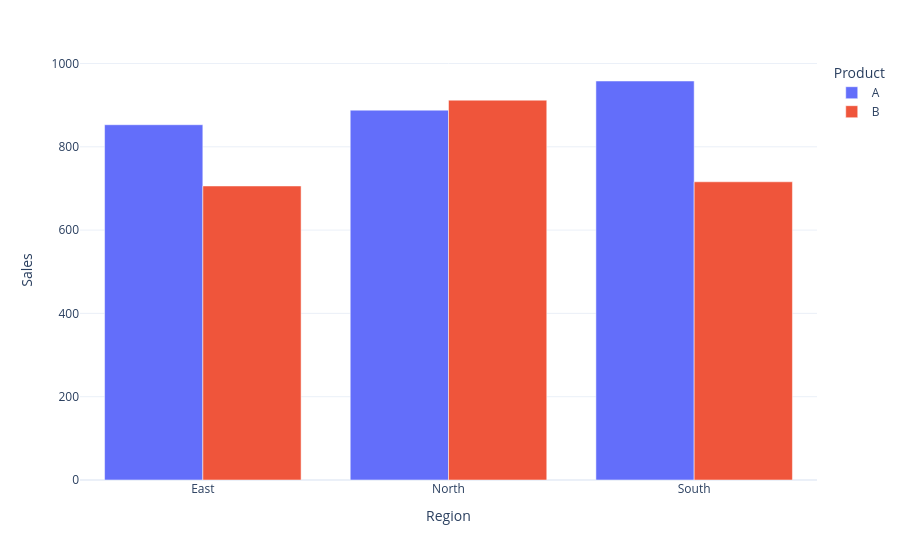

The cell this chart's notebook holds for it:
### Code cell
fig = px.bar(
    data_frame = region_product_sales,
    x="region",
    y="sales",
    color="product",
    orientation = 'v',
    barmode="group",
)

fig.update_layout(
    xaxis_title="Region",
    yaxis_title="Sales",
    legend_title="Product"
)

fig.show()

### Figure 1 — Plotly figure (JSON) as saved in the notebook; plotly's stock layout.template omitted (floating-point values rounded to 4 significant figures)
{"data": [{"alignmentgroup": "True", "hovertemplate": "product=A<br>region=%{x}<br>sales=%{y}<extra></extra>", "legendgroup": "A", "marker": {"color": "#636efa", "pattern": {"shape": ""}}, "name": "A", "offsetgroup": "A", "orientation": "v", "showlegend": true, "textposition": "auto", "type": "bar", "x": ["East", "North", "South"], "xaxis": "x", "y": [853, 888, 958], "yaxis": "y"}, {"alignmentgroup": "True", "hovertemplate": "product=B<br>region=%{x}<br>sales=%{y}<extra></extra>", "legendgroup": "B", "marker": {"color": "#EF553B", "pattern": {"shape": ""}}, "name": "B", "offsetgroup": "B", "orientation": "v", "showlegend": true, "textposition": "auto", "type": "bar", "x": ["East", "North", "South"], "xaxis": "x", "y": [706, 912, 716], "yaxis": "y"}], "layout": {"barmode": "group", "legend": {"title": {"text": "Product"}, "tracegroupgap": 0}, "margin": {"t": 60}, "xaxis": {"anchor": "y", "domain": [0, 1], "title": {"text": "Region"}}, "yaxis": {"anchor": "x", "domain": [0, 1], "title": {"text": "Sales"}}}}
